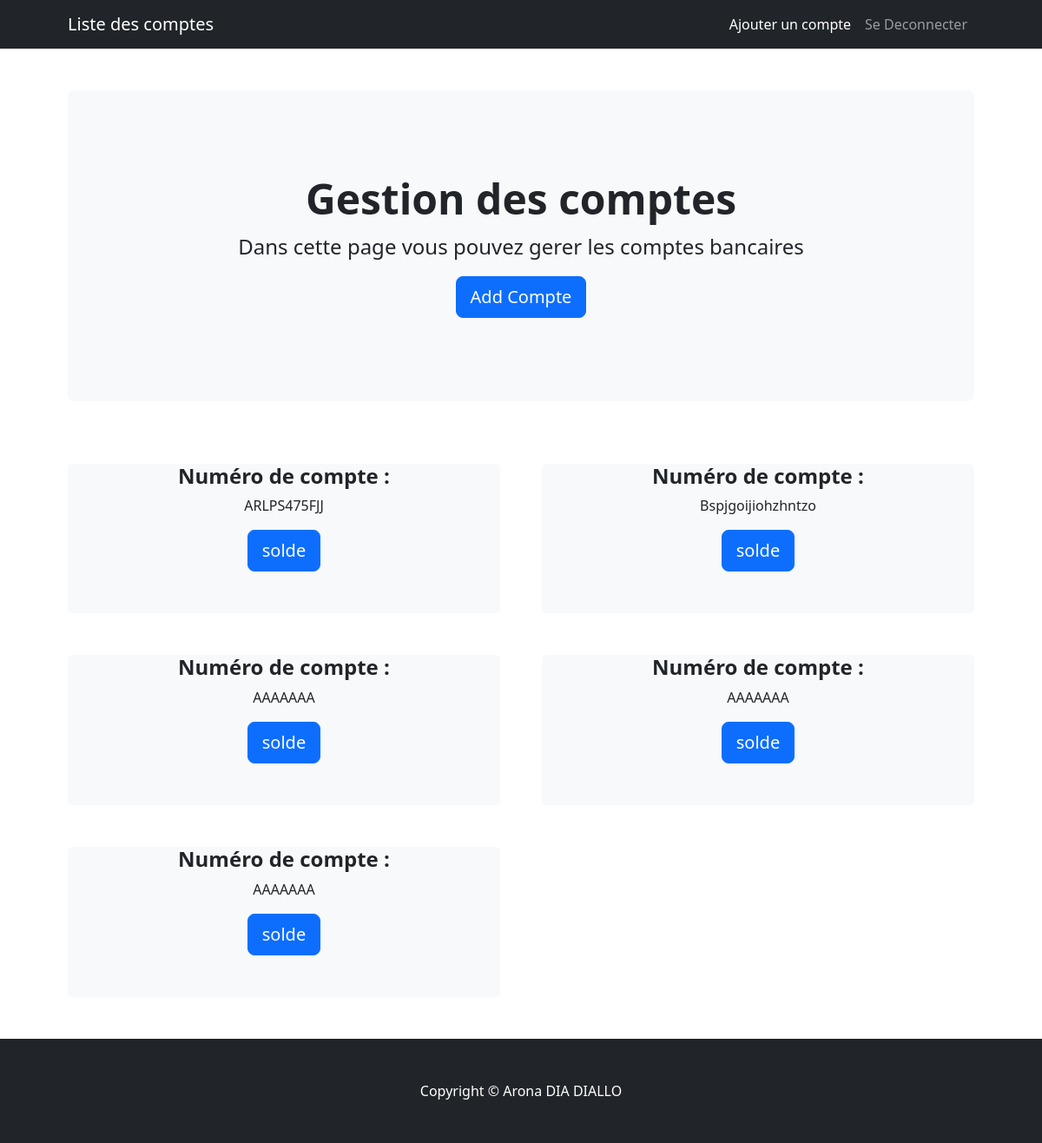
/ (signed in), run on an earlier commit of the app's database.
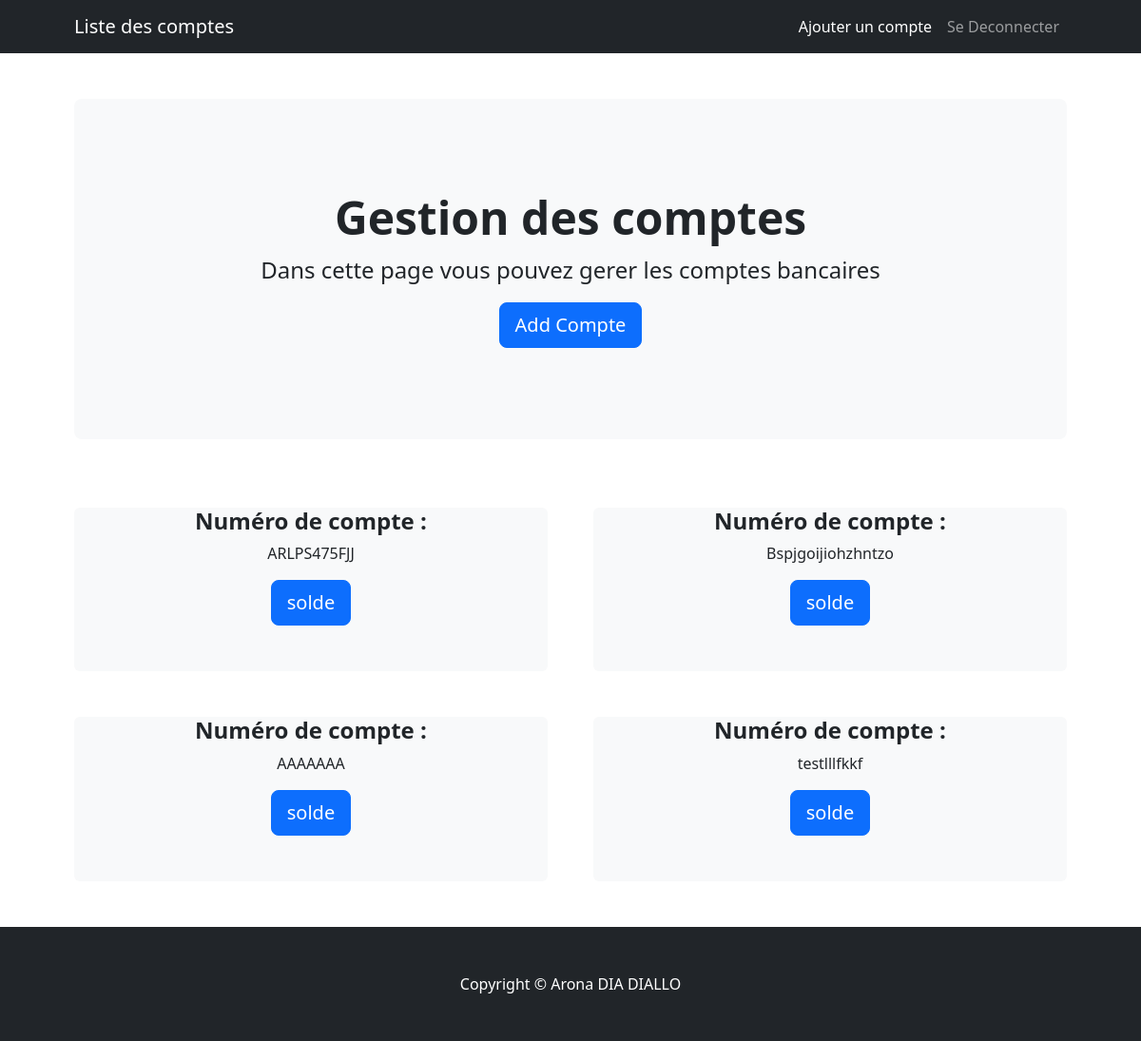
And on a later commit of the database.
### comptes/models.py (models this page shows, shortened)
class CompteBancaire(models.Model):
    user = models.ForeignKey(settings.AUTH_USER_MODEL, on_delete=models.SET_NULL, null=True)
    numero_compte = models.CharField(max_length=50, unique=True)
    solde = models.DecimalField(max_digits=10, decimal_places=2)

### comptes/views.py (the view)
# urls.py: path('', comptes.views.compte_list, name='compte_list'),
@login_required
def compte_list(request):
    comptes = CompteBancaire.objects.all()
    numero_compte_recherche = request.GET.get('numero_compte_recherche', '')
    if numero_compte_recherche:
        comptes = comptes.filter(numero_compte__icontains=numero_compte_recherche)
    return render(request, 'comptes/compte_list.html', {'comptes': comptes})

### comptes/templates/comptes/compte_list.html (shortened to what this page needs)
{% load static %}
<!DOCTYPE html>
<html lang="en">
    <head>
        <link href="https://cdn.jsdelivr.net/npm/bootstrap-icons@1.4.1/font/bootstrap-icons.css" rel="stylesheet" />
        <link href="{% static 'comptes/styles.css' %}" rel="stylesheet" />
    </head>
    <body>
        <nav class="navbar navbar-expand-lg navbar-dark bg-dark">
            <div class="container px-lg-5">
                <a class="navbar-brand" href="{% url 'compte_list' %}">Liste des comptes </a>
                <div class="collapse navbar-collapse" id="navbarSupportedContent">
                    <ul class="navbar-nav ms-auto mb-2 mb-lg-0">
                        <li class="nav-item"><a class="nav-link active" aria-current="page" href="{% url 'ajouter_compte' %}">Ajouter un compte</a></li>
                       <li class="nav-item"><a class="nav-link" href="{% url 'logout' %}">Se Deconnecter</a></li>
                    </ul>
                </div>
            </div>
        </nav>
        <header class="py-5">
            <div class="container px-lg-5">
                <div class="p-4 p-lg-5 bg-light rounded-3 text-center">
                    <div class="m-4 m-lg-5">
                        <h1 class="display-5 fw-bold">Gestion des comptes</h1>
                        <p class="fs-4">Dans cette page vous pouvez gerer les  comptes bancaires</p>
                        <a class="btn btn-primary btn-lg" href="{% url 'ajouter_compte' %}">Add Compte</a>
                    </div>
                </div>
            </div>
        </header>
        <section class="pt-4">
            <div class="container px-lg-5">
                <div class="row gx-lg-5">
                   {% for compte in comptes %}
                    <div class="col-lg-6 col-xxl-4 mb-5">
                        <div class="card bg-light border-0 h-100">
                            <div class="card-body text-center p-4 p-lg-5 pt-0 pt-lg-0">
                                <h2 class="fs-4 fw-bold">Numéro de  compte :</h2>
                                <p> {{ compte.numero_compte }}</p>
                                <a class="btn btn-primary btn-lg" href="{% url 'afficher_solde' compte.id  %}">solde</a>
                            </div>
                        </div>
                    </div>
                    {% endfor %}
                </div>
            </div>
        </section>
        <footer class="py-5 bg-dark">
            <div class="container"><p class="m-0 text-center text-white">Copyright &copy;  Arona DIA DIALLO</p></div>
        </footer>
    </body>
</html>

What changed in the data, as far as the page shows it:
removed CompteBancaire: numero_compte "AAAAAAA"
changed CompteBancaire: numero_compte "AAAAAAA" → "testlllfkkf"
